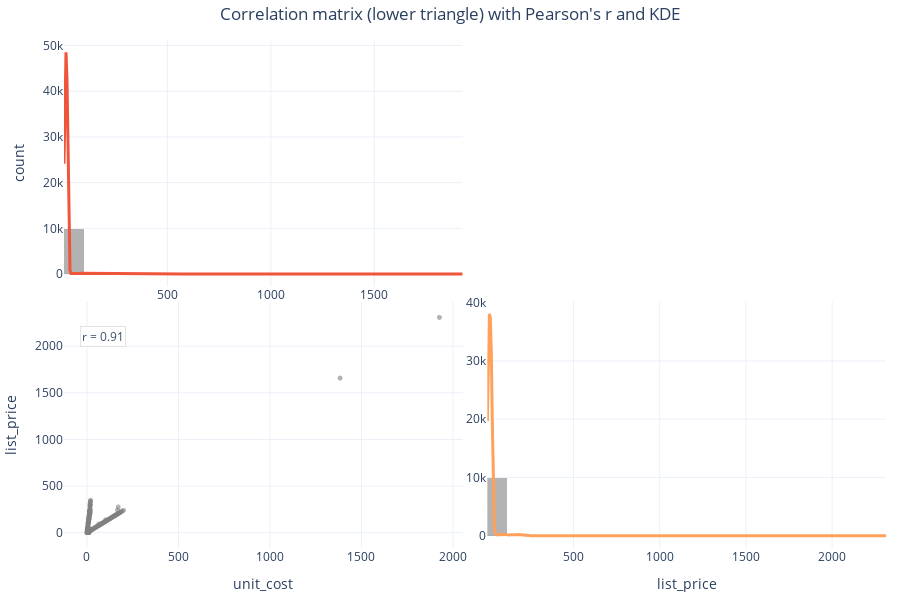

Notebook code cell kept with this figure:
### Code cell
plot_scatter_matrixpx(df_products_clean, columns=['unit_cost', 'list_price'])

### Figure 1 — Plotly figure (JSON) as saved in the notebook; plotly's stock layout.template omitted (floating-point values rounded to 4 significant figures; data arrays with more than 128 entries replaced by an {"elided": "..."} marker saying what was removed)
{"data": [{"hovertemplate": "unit_cost: %{x}<br>count: %{y}<extra></extra>", "marker": {"color": "grey"}, "opacity": 0.6, "showlegend": false, "type": "histogram", "x": {"elided": "10055 float values"}, "xaxis": "x", "xbins": {"end": 1927.0, "size": 96.33, "start": 0.5}, "yaxis": "y"}, {"hovertemplate": "unit_cost: %{x}<br>KDE(counts): %{y}<extra></extra>", "line": {"width": 3}, "mode": "lines", "name": "KDE", "showlegend": false, "type": "scatter", "x": {"elided": "400 float values"}, "xaxis": "x", "y": {"elided": "400 float values"}, "yaxis": "y"}, {"hovertemplate": "unit_cost: %{x}<br>list_price: %{y}<extra></extra>", "marker": {"color": "grey", "opacity": 0.6, "size": 5}, "mode": "markers", "showlegend": false, "type": "scattergl", "x": {"elided": "10055 float values"}, "xaxis": "x3", "y": {"elided": "10055 float values"}, "yaxis": "y3"}, {"hovertemplate": "list_price: %{x}<br>count: %{y}<extra></extra>", "marker": {"color": "grey"}, "opacity": 0.6, "showlegend": false, "type": "histogram", "x": {"elided": "10055 float values"}, "xaxis": "x4", "xbins": {"end": 2313.0, "size": 115.6, "start": 0.62}, "yaxis": "y4"}, {"hovertemplate": "list_price: %{x}<br>KDE(counts): %{y}<extra></extra>", "line": {"width": 3}, "mode": "lines", "name": "KDE", "showlegend": false, "type": "scatter", "x": {"elided": "400 float values"}, "xaxis": "x4", "y": {"elided": "400 float values"}, "yaxis": "y4"}], "layout": {"annotations": [{"bgcolor": "white", "bordercolor": "#e0e0e0", "borderwidth": 1, "font": {"size": 12}, "opacity": 0.9, "showarrow": false, "text": "r = 0.91", "x": 0.04, "xref": "x3 domain", "y": 0.9, "yref": "y3 domain"}], "height": 600, "margin": {"b": 40, "l": 40, "r": 10, "t": 40}, "title": {"text": "Correlation matrix (lower triangle) with Pearson's r and KDE", "x": 0.5}, "xaxis": {"anchor": "y", "domain": [0, 0.485], "showgrid": true, "zeroline": false}, "xaxis2": {"anchor": "y2", "domain": [0.515, 1], "showgrid": true, "visible": false, "zeroline": false}, "xaxis3": {"anchor": "y3", "domain": [0, 0.485], "showgrid": true, "title": {"text": "unit_cost"}, "zeroline": false}, "xaxis4": {"anchor": "y4", "domain": [0.515, 1], "showgrid": true, "title": {"text": "list_price"}, "zeroline": false}, "yaxis": {"anchor": "x", "domain": [0.515, 1], "showgrid": true, "title": {"text": "count"}, "zeroline": false}, "yaxis2": {"anchor": "x2", "domain": [0.515, 1], "showgrid": true, "visible": false, "zeroline": false}, "yaxis3": {"anchor": "x3", "domain": [0, 0.485], "showgrid": true, "title": {"text": "list_price"}, "zeroline": false}, "yaxis4": {"anchor": "x4", "domain": [0, 0.485], "showgrid": true, "zeroline": false}}}
